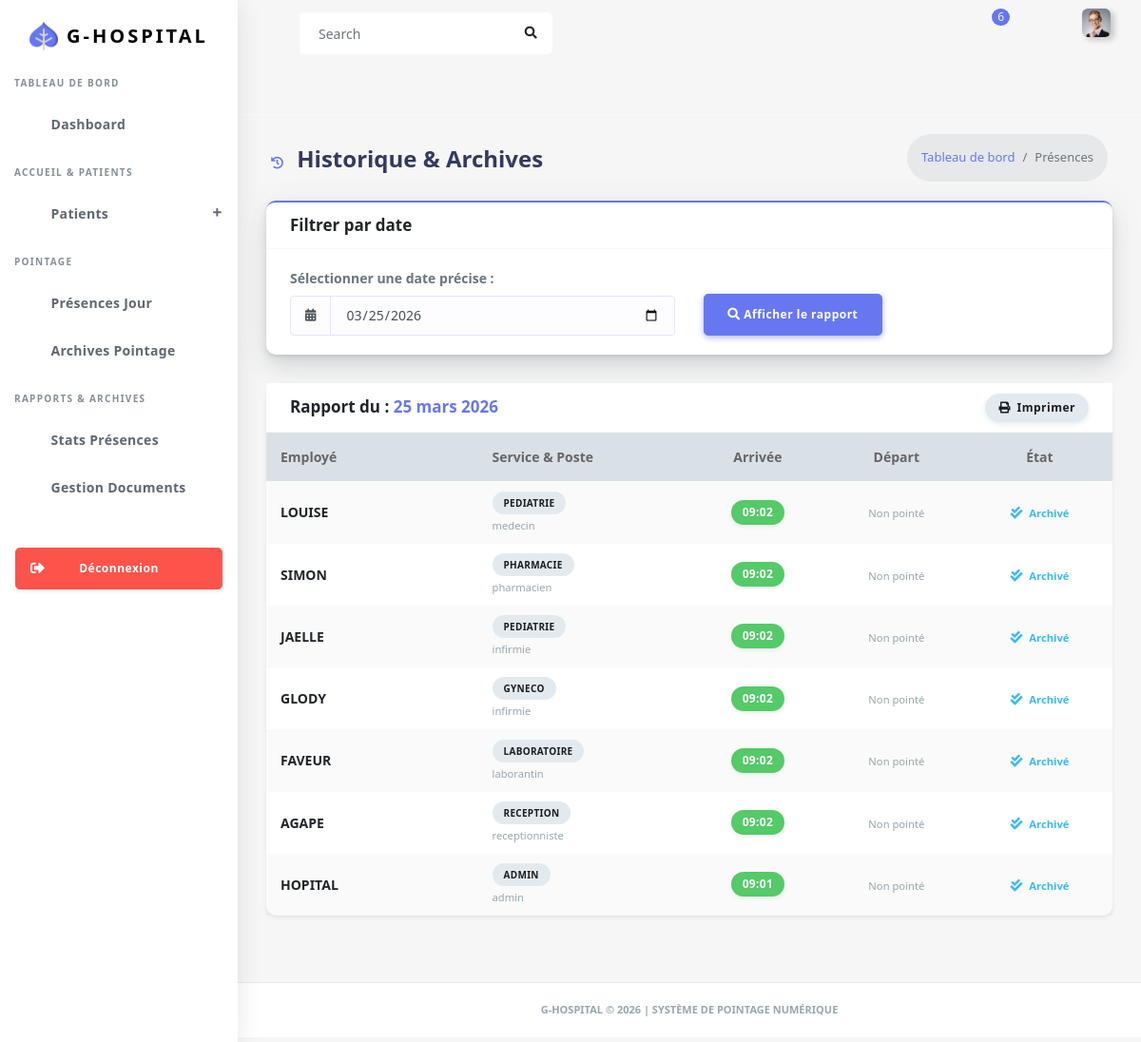
The page /reception/archives/ (signed in) on the database its author committed.
### app/models.py (models this page shows, shortened)
class Service(models.Model):
    nom = models.CharField(max_length=50)

class TypeFonction(models.Model):
    type_fonction = models.CharField(max_length=30)

class Presence(models.Model):
    employe = models.ForeignKey(User, on_delete=models.CASCADE, related_name='presences')
    date = models.DateField(default=timezone.now)
    heure_arrivee = models.TimeField(null=True, blank=True)
    heure_depart = models.TimeField(null=True, blank=True)
    enregistre_par = models.ForeignKey(User, on_delete=models.SET_NULL, null=True, related_name='enregistrements')

### app/views.py (the view)
# urls.py: path('reception/archives/', views.historique_presences, name='historique_presence'),
@login_required
def historique_presences(request):
    date_str = request.GET.get('date_selectionnee')
    if date_str:
        try:
            date_recherche = datetime.strptime(date_str, '%Y-%m-%d').date()
        except ValueError:
            date_recherche = datetime.now().date()
    else:
        date_recherche = datetime.now().date()
    presences_list = Presence.objects.filter(date=date_recherche).select_related('employe').order_by('-heure_arrivee')
    toutes_les_fonctions = Fonction.objects.select_related('fonction', 'service').all()
    fonctions_dict = {f.user_fonction_id: f for f in toutes_les_fonctions}
    historique_complet = []
    for p in presences_list:
        f_info = fonctions_dict.get(p.employe.id)
        historique_complet.append({
            'date': p.date,
            'nom': p.employe.get_full_name() or p.employe.username,
            'poste': f_info.fonction.type_fonction if f_info and f_info.fonction else "Personnel",
            'service': f_info.service.nom if f_info and f_info.service else "Général",
            'arrivee': p.heure_arrivee,
            'depart': p.heure_depart,
        })
    myUser_profil = Fonction.objects.select_related('fonction', 'service').filter(user_fonction=request.user).first()
    myUser = Fonction.objects.filter(user_fonction = request.user).first()
    fonction = myUser.fonction.type_fonction if myUser else None
    context = {
        'historique': historique_complet,
        'date_recherche': date_recherche, # Indispensable pour garder la date dans l'input
        'fonction': fonction,        # Ton menu sidebar va enfin s'ouvrir
        'aujourdhui': datetime.now().date(),
    }
    return render(request, 'back/historique_presence.html', context)

### app/templates/back/historique_presence.html (shortened to what this page needs)
{% load static %}
<!DOCTYPE html>
<html lang="fr">
<head>
  <link rel="stylesheet" href="{% static 'back/assets/css/app.min.css' %}">
  <link rel="stylesheet" href="{% static 'back/assets/css/style.css' %}">
  <link rel="stylesheet" href="{% static 'back/assets/css/components.css' %}">
  <link rel="stylesheet" href="https://use.fontawesome.com/releases/v5.7.2/css/all.css">
</head>
<body>
  <div id="app">
    <div class="main-wrapper main-wrapper-1">
      {% include "back/query/nav.html" %}
      {% include "back/query/sidebar.html" %}
      <div class="main-content">
        <section class="section">
          <div class="section-header d-flex justify-content-between">
            <h1><i class="fas fa-history mr-2 text-primary"></i> Historique & Archives</h1>
            <div class="section-header-breadcrumb">
                <div class="breadcrumb-item active"><a href="#">Tableau de bord</a></div>
                <div class="breadcrumb-item">Présences</div>
            </div>
          </div>
          <div class="section-body">
            <div class="card card-primary">
              <div class="card-header">
                <h4>Filtrer par date</h4>
              </div>
              <div class="card-body">
                <form method="GET" action="" class="row align-items-end">
                  <div class="col-md-6">
                    <label class="font-weight-bold">Sélectionner une date précise :</label>
                    <div class="input-group">
                        <div class="input-group-prepend">
                            <div class="input-group-text"><i class="fas fa-calendar-alt"></i></div>
                        </div>
                        <input type="date" name="date_selectionnee" class="form-control" value="{{ date_recherche|date:'Y-m-d' }}">
                    </div>
                  </div>
                  <div class="col-md-3">
                    <button type="submit" class="btn btn-primary btn-lg btn-block shadow-primary">
                      <i class="fas fa-search"></i> Afficher le rapport
                    </button>
                  </div>
                </form>
              </div>
            </div>
            <div class="card shadow-sm">
              <div class="card-header bg-white d-flex justify-content-between align-items-center">
                <h4>Rapport du : <span class="text-primary">{{ date_recherche|date:"d F Y" }}</span></h4>
                <div class="card-header-action">
                    <button onclick="window.print()" class="btn btn-icon icon-left btn-light"><i class="fas fa-print"></i> Imprimer</button>
                </div>
              </div>
              <div class="card-body p-0">
                <div class="table-responsive">
                  <table class="table table-striped table-md mb-0">
                    <thead>
                      <tr class="bg-light text-dark">
                        <th style="width: 25%;">Employé</th>
                        <th style="width: 25%;">Service & Poste</th>
                        <th class="text-center">Arrivée</th>
                        <th class="text-center">Départ</th>
                        <th class="text-center">État</th>
                      </tr>
                    </thead>
                    <tbody>
                      {% for item in historique %}
                      <tr>
                        <td class="align-middle font-weight-bold">
                            {{ item.nom|upper }}
                        </td>
                        <td class="align-middle">
                            <div class="badge badge-light text-uppercase small" style="font-size: 10px;">{{ item.service }}</div><br>
                            <small class="text-muted">{{ item.poste }}</small>
                        </td>
                        <td class="text-center align-middle">
                            <div class="badge badge-success shadow-sm">{{ item.arrivee|time:"H:i" }}</div>
                        </td>
                        <td class="text-center align-middle">
                          {% if item.depart %}
                            <div class="badge badge-danger shadow-sm">{{ item.depart|time:"H:i" }}</div>
                          {% else %}
                            <span class="text-muted small italic">Non pointé</span>
                          {% endif %}
                        </td>
                        <td class="text-center align-middle">
                            <span class="text-info small font-weight-bold">
                                <i class="fas fa-check-double mr-1"></i> Archivé
                            </span>
                        </td>
                      </tr>
                      {% endfor %}
                    </tbody>
                  </table>
                </div>
              </div>
            </div>
          </div>
        </section>
      </div>
      <footer class="main-footer">
        <div class="footer-left text-center w-100 font-weight-bold">
          G-HOSPITAL &copy; 2026 | Système de Pointage Numérique
        </div>
      </footer>
    </div>
  </div>
</body>
</html>

### rows shown on the page
Service: service "PEDIATRIE" "PEDIATRIE"
TypeFonction: poste "medecin"
Presence: arrivee "09:02"
Service: service "PHARMACIE"
TypeFonction: poste "pharmacien"
Presence: arrivee "09:02"
TypeFonction: poste "infirmie" "infirmie"
Presence: arrivee "09:02"
Service: service "GYNECO"
Presence: arrivee "09:02"
Service: service "LABORATOIRE"
TypeFonction: poste "laborantin"
Presence: arrivee "09:02"
Service: service "RECEPTION"
TypeFonction: poste "receptionniste"
Presence: arrivee "09:02"
Service: service "ADMIN"
TypeFonction: poste "admin"
Presence: arrivee "09:01"

### other values the page prints
{{ item.nom|upper }} "LOUISE" "SIMON" "JAELLE" "GLODY" "FAVEUR" "AGAPE" "HOPITAL"
